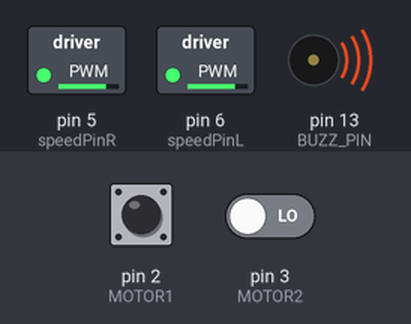
The sketch below on a simulated Arduino Uno, built with avr-gcc and run on an emulated ATmega328P. On the bench: switched loads named in the sketch (green lamp = pin HIGH), buzzer (waves = sounding, pin HIGH). The test bench sets the inputs (shaded band); at power-on: pin 2 (MOTOR1) LOW, pin 3 (MOTOR2) LOW.

Above: at 1.2 s.
1.3 s: pin 2 (MOTOR1) driven HIGH
4.3 s: pin 3 (MOTOR2) driven HIGH
7.3 s: pin 2 (MOTOR1) pulsed LOW 2 times (0.12 s each, 0.3 s apart)
Timing chart, 0 to 10.3 s (numbered marks = the images above; inputs shaded):
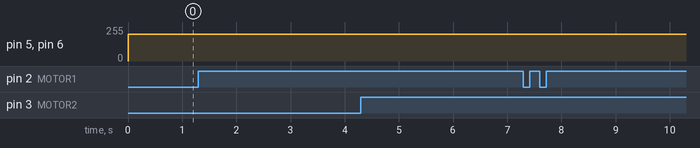

The sketch:

CMPSC_497_Lab_12.ino
```cpp
// This program implements a basic cruise control for the robot.

#include "TimerOne.h"
#include "List.hpp"

// Constants for Interrupt Pins
// Change values if not using Arduino Uno

const byte MOTOR1 = 2;  // Motor 1 Interrupt Pin - INT 0 (Encoder)
const byte MOTOR2 = 3;  // Motor 2 Interrupt Pin - INT 1 (Encoder)

// Integers for pulse counters
unsigned int counter1 = 0;
unsigned int counter2 = 0;

// Float for number of slots in encoder disk
float diskslots = 20;  // Change to match value of encoder disk

#define FAST_SPEED 250
#define MID_SPEED 200
#define SLOW_SPEED  150
#define speedPinR 5    //  RIGHT PWM pin connect MODEL-X ENA
#define RightMotorDirPin1  12    //Right Motor direction pin 1 to MODEL-X IN1
#define RightMotorDirPin2  11    //Right Motor direction pin 2 to MODEL-X IN2
#define speedPinL 6    // Left PWM pin connect MODEL-X ENB
#define LeftMotorDirPin1  7    //Left Motor direction pin 1 to MODEL-X IN3
#define LeftMotorDirPin2  8   //Left Motor direction pin 1 to MODEL-X IN4
#define SERVO_PIN     9  //servo connect to D9
#define Echo_PIN    4
#define Trig_PIN    10
#define BUZZ_PIN     13

List<float> speedData(true);
int checkTime = 0; // Keeps track of the time.
int currentPower = 200;
float sameSpeed = 400;
boolean checked = false;
int printTime = 0;

/*motor control*/
void go_Advance(int inputSpeed)  //Forward
{
  digitalWrite(RightMotorDirPin1, HIGH);
  digitalWrite(RightMotorDirPin2,LOW);
  digitalWrite(LeftMotorDirPin1,HIGH);
  digitalWrite(LeftMotorDirPin2,LOW);
  analogWrite(speedPinL, inputSpeed);
  analogWrite(speedPinR, inputSpeed);
}

void go_Left(int t=0)  //Turn left
{
  digitalWrite(RightMotorDirPin1, HIGH);
  digitalWrite(RightMotorDirPin2,LOW);
  digitalWrite(LeftMotorDirPin1,LOW);
  digitalWrite(LeftMotorDirPin2,HIGH);
  analogWrite(speedPinL,200);
  analogWrite(speedPinR,200);
  delay(t);
}

void go_Right(int t=0)  //Turn right
{
  digitalWrite(RightMotorDirPin1, LOW);
  digitalWrite(RightMotorDirPin2,HIGH);
  digitalWrite(LeftMotorDirPin1,HIGH);
  digitalWrite(LeftMotorDirPin2,LOW);
  analogWrite(speedPinL,200);
  analogWrite(speedPinR,200);
  delay(t);
}

void go_Back(int t=0)  //Reverse
{
  digitalWrite(RightMotorDirPin1, LOW);
  digitalWrite(RightMotorDirPin2,HIGH);
  digitalWrite(LeftMotorDirPin1,LOW);
  digitalWrite(LeftMotorDirPin2,HIGH);
  analogWrite(speedPinL,200);
  analogWrite(speedPinR,200);
  delay(t);
}

void stop_Stop()    //Stop
{
  digitalWrite(RightMotorDirPin1, LOW);
  digitalWrite(RightMotorDirPin2,LOW);
  digitalWrite(LeftMotorDirPin1,LOW);
  digitalWrite(LeftMotorDirPin2,LOW);
}

/*set motor speed */
void set_Motorspeed(int speed_L,int speed_R)
{
  analogWrite(speedPinL,speed_L);
  analogWrite(speedPinR,speed_R);
}

// Turns the buzzer on.
void buzz_ON()   //open buzzer
{

  for(int i=0;i<100;i++)
  {
   digitalWrite(BUZZ_PIN,LOW);
   delay(2);//wait for 1ms
   digitalWrite(BUZZ_PIN,HIGH);
   delay(2);//wait for 1ms
  }

// Turns the buzzer off.
}
void buzz_OFF()  //close buzzer
{
  digitalWrite(BUZZ_PIN, HIGH);

}

// Sets the buzzer on quickly then turns it off.
void alarm(){
   buzz_ON();

   buzz_OFF();
}

// Interrupt Service Routines

// Motor 1 pulse count ISR
void ISR_count1()
{
  counter1++;  // increment Motor 1 counter value
}

// Motor 2 pulse count ISR
void ISR_count2()
{
  counter2++;  // increment Motor 2 counter value
}

// This is the function that enables the cruise control. It also adds data to console.
void cruiseControl()
{
  Timer1.detachInterrupt();  // Stop the timer

  go_Advance(currentPower); // Maintain a constant speed.

  float checkSpeed = (counter1 / diskslots) * 240; // This is because the robot is check 4 times in 1s in this case.
  float errorCorrection = checkSpeed / sameSpeed; // Determines the amount of error that needs to be fixed.

  if (printTime >= 6) { // This keeps track of the amount of time data has printed to the list.
    printTime = 0;
  }

  if (checkSpeed > 100 && printTime == 5) { // This means data is ready to be added to the list.
  speedData.add(checkSpeed);
  }

  // This is the algorithm that fixes the speed and keeps it constant.
  if (errorCorrection <= 0.5) { // This makes it increase a lot.
    currentPower = currentPower + 6;
    go_Advance(currentPower);
  }
  else if (errorCorrection <= 0.85) { // This makes it increase slightly.
    currentPower = currentPower + 5;
    go_Advance(currentPower);
  }
  else if (errorCorrection <= 0.9) { // This makes it increase slightly.
    currentPower = currentPower + 4;
    go_Advance(currentPower);
  }
  else if (errorCorrection <= 0.95) { // This is a very minor increase.
    currentPower = currentPower + 3;
    go_Advance(currentPower);
  }
  else if (errorCorrection <= 0.97) { // This is a very minor increase.
    currentPower = currentPower + 2;
    go_Advance(currentPower);
  }
  else if (errorCorrection <= 1.0) { // This keeps the speed the same.
    go_Advance(currentPower);
  }
  else if (errorCorrection <= 1.03) { // This keeps the speed the same.
    go_Advance(currentPower);
  }
  else if (errorCorrection <= 1.05) { // This slightly decreases the speed.
    currentPower = currentPower - 3;
    go_Advance(currentPower);
  }
  else if (errorCorrection <= 1.1) { // This slightly decreases the speed.
    currentPower = currentPower - 4;
    go_Advance(currentPower);
  }
  else if (errorCorrection <= 1.5) { // This makes it decrease a lot.
    currentPower = currentPower - 6;
    go_Advance(currentPower);
  }

  counter1 = 0;  //  reset counter to zero

  counter2 = 0;  //  reset counter to zero
  checkTime = checkTime + 1;
  printTime = printTime + 1;

  Timer1.attachInterrupt( cruiseControl );  // Enable the timer
}

void setup()
{
  Serial.begin(9600);

  pinMode(BUZZ_PIN, OUTPUT);
  digitalWrite(BUZZ_PIN, HIGH);

  Timer1.initialize(250000);
  attachInterrupt(digitalPinToInterrupt (MOTOR1),
     ISR_count1, RISING);
    // Increase counter 1 when speed sensor pin goes High

  attachInterrupt(digitalPinToInterrupt (MOTOR2),
     ISR_count2, RISING);
   // Increase counter 2 when speed sensor pin goes High

   Timer1.attachInterrupt(cruiseControl);
     // Enable the timer  (this supports serial print for testing)
}
void loop()
{
  go_Advance(200);
  // This prints the data to the console after the robot has gathered the results.
  if (checkTime > 200 && !checked) {
    Serial.print(speedData.getSize());
    Serial.print(" ");
    for (int i = 0; i < speedData.getSize(); ++i) {
      Serial.print(speedData.getValue(i));
      Serial.print(" ");
    }
    checked = true;
  }
}
```
